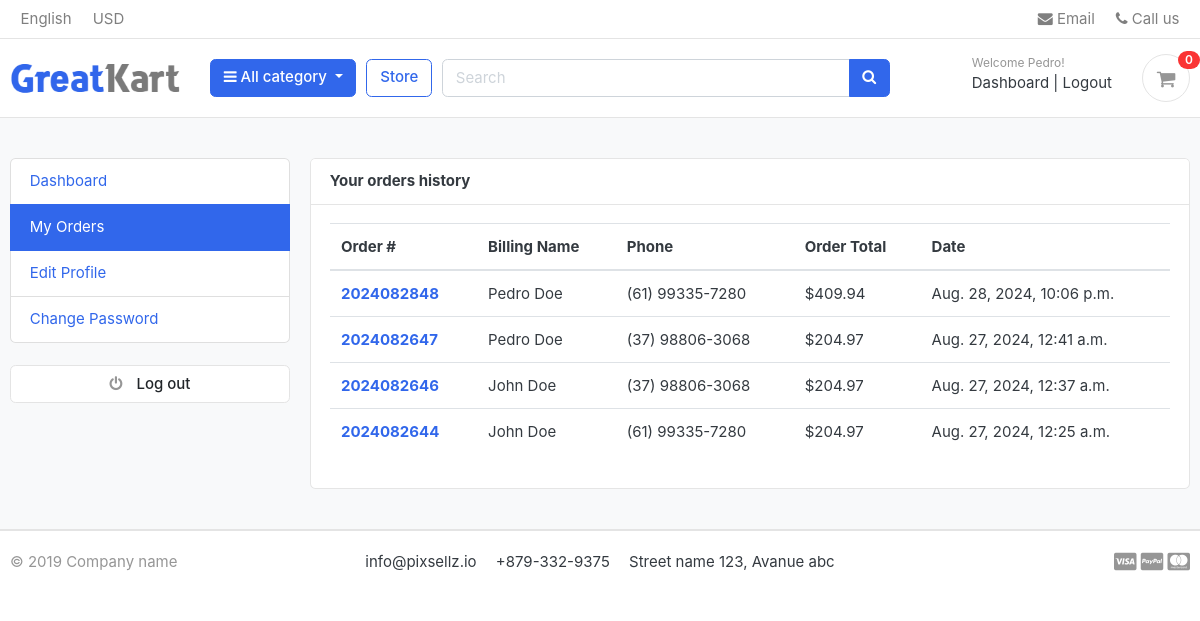
Screenshot of /accounts/my_orders/ (signed in) with the database file from the repository.
### accounts/models.py (models this page shows, shortened)
class Account(AbstractBaseUser):
    first_name = models.CharField(max_length=50)
    last_name = models.CharField(max_length=50)
    username = models.CharField(max_length=50, unique=True)
    email = models.EmailField(max_length=100, unique=True)
    phone_number = models.CharField(max_length=50)
    date_joined = models.DateTimeField(auto_now_add=True)
    last_login = models.DateTimeField(auto_now_add=True)
    is_admin = models.BooleanField(default=False)
    is_staff = models.BooleanField(default=False)
    is_active = models.BooleanField(default=False)
    is_superadmin = models.BooleanField(default=False)
    USERNAME_FIELD = 'email'
    REQUIRED_FIELDS = ['username', 'first_name', 'last_name']
    objects = MyAccountManager()

### orders/models.py (models this page shows, shortened)
class Order(models.Model):
    STATUS =(
        ('New', 'New'),
        ('Accepted', 'Accepted'),
        ('Completed', 'Completed'),
        ('Cancelled', 'Cancelled'),
    )
    user           = models.ForeignKey(Account, on_delete=models.SET_NULL, null=True)
    payment        = models.ForeignKey(Payment, on_delete=models.SET_NULL, blank=True, null=True)
    order_number   = models.CharField(max_length=20)
    first_name     = models.CharField(max_length=50)
    last_name      = models.CharField(max_length=50)
    phone          = models.CharField(max_length=15)
    email          = models.EmailField(max_length=50)
    address_line_1 = models.CharField(max_length=50)
    address_line_2 = models.CharField(max_length=50, blank=True)
    country        = models.CharField(max_length=50)
    state          = models.CharField(max_length=50)
    city           = models.CharField(max_length=50)
    order_note     = models.CharField(max_length=100, blank=True)
    order_total    = models.FloatField()
    tax            = models.FloatField()
    status         = models.CharField(max_length=10, choices=STATUS, default='New')
    ip             = models.CharField(blank=True, max_length=20)
    is_ordered     = models.BooleanField(default=False)
    created_at     = models.DateTimeField(auto_now_add=True)
    updated_at     = models.DateTimeField(auto_now=True)
    def full_name(self):
        return f'{self.first_name} {self.last_name}'

### accounts/views.py (the view)
# urls.py: path('my_orders/', views.my_orders, name='my_orders'),
@login_required(login_url='login')
def my_orders(request):
    orders = Order.objects.filter(user=request.user, is_ordered=True).order_by('-created_at')
    context = {
        'orders': orders
    }
    return render(request, 'accounts/my_orders.html', context)

### carts/context_processors.py (called while the page is built)
def counter(request):
    cart_count = 0
    if 'admin' in request.path:
        return {}
    else:
        try:
            cart = Cart.objects.filter(cart_id=_cart_id(request))
            if request.user.is_authenticated:
                cart_items = CartItem.objects.all().filter(user=request.user)
            else:
                cart_items = CartItem.objects.all().filter(cart=cart[:1])
            for cart_item in cart_items:
                cart_count += cart_item.quantity
        except Cart.DoesNotExist:
            cart_count = 0
    return dict(cart_count=cart_count)

### carts/views.py (called while the page is built)
def _cart_id(request):
    cart = request.session.session_key
    if not cart:
        cart = request.session.create()
    return cart

### category/context_processors.py (called while the page is built)
def menu_links(request):
    links = Category.objects.all()
    return dict(links=links)

### category/models.py (called while the page is built)
    def get_url(self):
        return reverse('store:products_by_category', args=[self.slug])

### templates/accounts/my_orders.html (shortened to what this page needs)
{% extends "base.html" %}
{% block content %}
<section class="section-conten padding-y bg">
    <div class="container">
        <div class="row">
            {% include "includes/dashboard_sidebar.html" %}
            <main class="col-md-9">
                <article class="card">
                    <header class="card-header">
                        <strong class="d-inline-block mr-3"> Your orders history </strong>
                    </header>
                    <div class="card-body">
                        <div class="row">
                            <div class="col-md-12">
                                <table class="table table-hover">
                                    <thead>
                                      <tr>
                                        <th scope="col">Order #</th>
                                        <th scope="col">Billing Name</th>
                                        <th scope="col">Phone</th>
                                        <th scope="col">Order Total</th>
                                        <th scope="col">Date</th>
                                      </tr>
                                    </thead>
                                    <tbody>
                                        {% for order in orders %}
                                            <tr>
                                                <th scope="row"><a href="{% url 'order_detail' order.order_number %}">{{ order.order_number }}</a></th>
                                                <td>{{ order.full_name }}</td>
                                                <td>{{ order.phone }}</td>
                                                <td>${{ order.order_total }}</td>
                                                <td>{{ order.created_at }}</td>
                                            </tr>
                                        {% endfor %}
                                    </tbody>
                                  </table>
                            </div>
                        </div>
                    </div>
                </article>
            </main>
        </div>
    </div>
</section>
{% endblock content %}

### templates/includes/navbar.html (shortened to what this page needs)
{% load static %}
<header class="section-header">
    <nav class="navbar p-md-0 navbar-expand-sm navbar-light border-bottom">
        <div class="container">
            <div class="collapse navbar-collapse" id="navbarTop4">
                <ul class="navbar-nav mr-auto">
                    <li class="nav-item dropdown">
                        <a href="#" class="nav-link">   English </a>
                    </li>
                    <li class="nav-item dropdown">
                        <a href="#" class="nav-link"> USD </a>
                    </li>
                </ul>
                <ul class="navbar-nav">
                    <li><a href="#" class="nav-link"> <i class="fa fa-envelope"></i> Email </a></li>
                    <li><a href="#" class="nav-link"> <i class="fa fa-phone"></i> Call us </a></li>
                </ul>
            </div>
        </div>
    </nav>
    <section class="header-main border-bottom">
        <div class="container">
            <div class="row align-items-center">
                <div class="col-lg-2 col-md-3 col-6">
                    <a href="{% url 'home' %}" class="brand-wrap">
                        <img class="logo" src="{% static './images/logo.png' %}">
                    </a>
                </div>
                <div class="col-lg col-sm col-md col-6 flex-grow-0">
                    <div class="category-wrap dropdown d-inline-block float-right">
                        <button type="button" class="btn btn-primary dropdown-toggle" data-toggle="dropdown">
                            <i class="fa fa-bars"></i> All category
                        </button>
                    </div>
                </div>
                <a href="{% url 'store:store' %}" class="btn btn-outline-primary">Store</a>
                <div class="col-lg  col-md-6 col-sm-12 col">
                    <form action="{% url 'store:search' %}" class="search" method='GET'>
                        <div class="input-group w-100">
                            <input type="text" class="form-control" style="width:60%;" placeholder="Search" name="keyword" required>
                            <div class="input-group-append">
                            <button class="btn btn-primary" type="submit">
                                <i class="fa fa-search"></i>
                            </button>
                            </div>
                        </div>
                    </form>
                </div>
                <div class="col-lg-3 col-sm-6 col-8 order-2 order-lg-3">
                    <div class="d-flex justify-content-end mb-3 mb-lg-0">
                        {% if user.id is None %}
                            <div class="widget-header">
                                <small class="title text-muted">Welcome guest!</small>
                                <div>
                                    <a href="{% url 'login' %}">Sign in</a> <span class="dark-transp"> | </span>
                                    <a href="{% url 'register' %}"> Register</a>
                                </div>
                            </div>
                        {% else %}
                            <div class="widget-header">
                                <small class="title text-muted">Welcome {{ user.first_name }}!</small>
                                <div>
                                    <a href="{% url 'dashboard' %}">Dashboard</a> <span class="dark-transp"> | </span>
                                    <a href="{% url 'logout' %}"> Logout</a>
                                </div>
                            </div>
                        {% endif %}
                        <a href="{% url 'cart' %}" class="widget-header pl-3 ml-3">
                            <div class="icon icon-sm rounded-circle border"><i class="fa fa-shopping-cart"></i></div>
                            <span class="badge badge-pill badge-danger notify">{{ cart_count }}</span>
                        </a>
                    </div>
                </div>
            </div>
        </div>
    </section>
</header>

### static/css/ui.css (style rules this page uses)
html { font-family: "Inter", sans-serif; font-size: 15px; }
.icon-xs, .icon-sm, .icon-md, .icon-lg { display: inline-block; text-align: center; flex-shrink: 0; flex-grow: 0; }
.icon-sm { width: 48px; height: 48px; line-height: 48px !important; font-size: 20px; }
.padding-y { padding-top: 40px; padding-bottom: 40px; }
article:after, .form-group:after { display: block; clear: both; content: ""; }
.bg { background-color: #f8f9fa; }
.header-main { position: relative; padding-top: 1rem; padding-bottom: 1rem; }
.brand-wrap .logo, .navbar-brand .logo { margin-right: 7px; max-height: 42px; display: inline-block; }
.widget-header { display: inline-block; vertical-align: middle; position: relative; }
.widget-header a { color: #343a40; }
.widget-header i { color: #969696; }
.widget-header .title { display: block; }
.widget-header .notify { position: absolute; top: -3px; right: -10px; }
.notify { position: absolute; top: -4px; right: -10px; display: inline-block; padding: 0.25em 0.6em; font-size: 12px; line-height: 1; text-align: center; border-radius: 3rem; color: #fff; background-color: #fa3434; }

### rows the page displays
Account: first_name "Pedro"
Order: order_number "2024082848", full_name "Pedro Doe", phone "(61) 99335-7280", order_total "409.94", created_at "Aug. 28, 2024, 10:06 p.m."
Order: order_number "2024082647", full_name "Pedro Doe", phone "(37) 98806-3068", order_total "204.97", created_at "Aug. 27, 2024, 12:41 a.m."
Order: order_number "2024082646", full_name "John Doe", phone "(37) 98806-3068", order_total "204.97", created_at "Aug. 27, 2024, 12:37 a.m."
Order: order_number "2024082644", full_name "John Doe", phone "(61) 99335-7280", order_total "204.97", created_at "Aug. 27, 2024, 12:25 a.m."

### other values shown
{{ cart_count }} "0"
